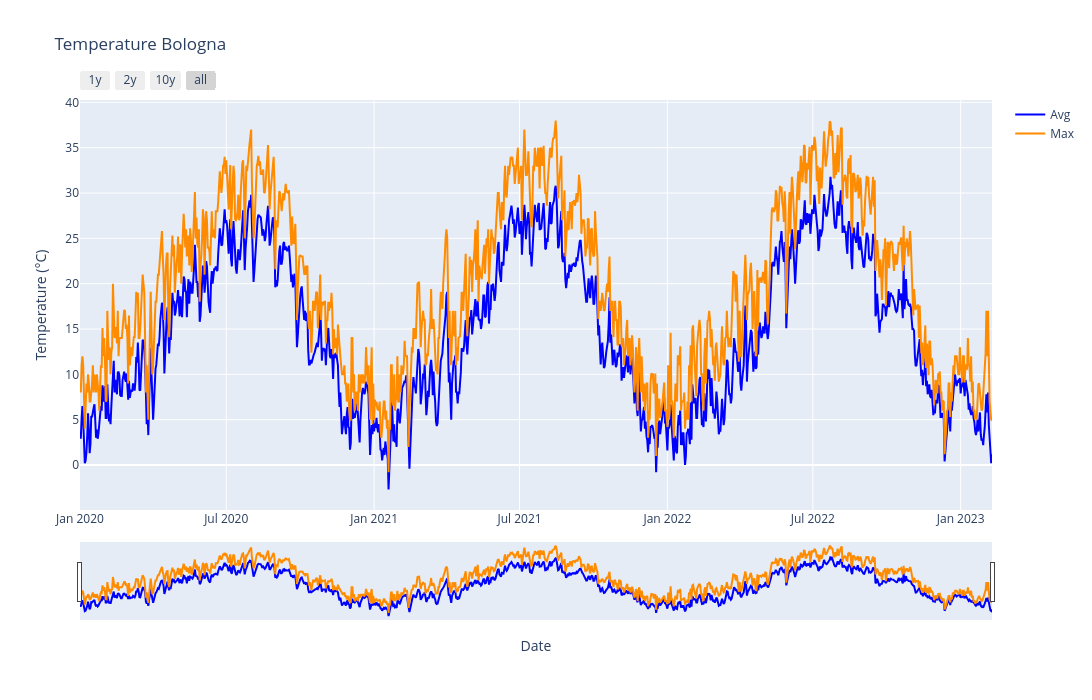

The code cell stored with this chart in its notebook:
### Code cell
### ZOOM

import plotly.graph_objects as go
fig = go.Figure()

# Average temperature
fig.add_trace(go.Scatter(x=df.index,
                         y=df['temp'],
                         mode="lines",
                         name="Avg",
                         line_color='#0000FF',
                         ))

# Max temperature
fig.add_trace(go.Scatter(x=df.index,
                         y=df['tmax'],
                         mode="lines",
                         name="Max",
                         line_color='#ff8c00',
                         ))

# adjust layout
fig.update_layout(title="Temperature Bologna",
                  xaxis_title="Date",
                  yaxis_title="Temperature (°C)",
                  width=1700,
                  height=700,
                  )

# zooming
fig.update_xaxes(
    rangeslider_visible=True,
    rangeselector=dict(
        buttons=list([
            dict(count=1, label="1y", step="year", stepmode="backward"),
            dict(count=2, label="2y", step="year", stepmode="backward"),
            dict(count=10, label="10y", step="year", stepmode="backward"),
            dict(step="all")
        ])
    )
)

### Figure 1 — Plotly figure (JSON) as saved in the notebook; plotly's stock layout.template omitted (floating-point values rounded to 4 significant figures; data arrays with more than 128 entries replaced by an {"elided": "..."} marker saying what was removed)
{"data": [{"line": {"color": "#0000FF"}, "mode": "lines", "name": "Avg", "type": "scatter", "x": {"elided": "1136 str values"}, "y": {"elided": "1136 float values"}}, {"line": {"color": "#ff8c00"}, "mode": "lines", "name": "Max", "type": "scatter", "x": {"elided": "1136 str values"}, "y": {"elided": "1136 float values"}}], "layout": {"height": 700, "title": {"text": "Temperature Bologna"}, "width": 1700, "xaxis": {"rangeselector": {"buttons": [{"count": 1, "label": "1y", "step": "year", "stepmode": "backward"}, {"count": 2, "label": "2y", "step": "year", "stepmode": "backward"}, {"count": 10, "label": "10y", "step": "year", "stepmode": "backward"}, {"step": "all"}]}, "rangeslider": {"visible": true}, "title": {"text": "Date"}}, "yaxis": {"title": {"text": "Temperature (°C)"}}}}
